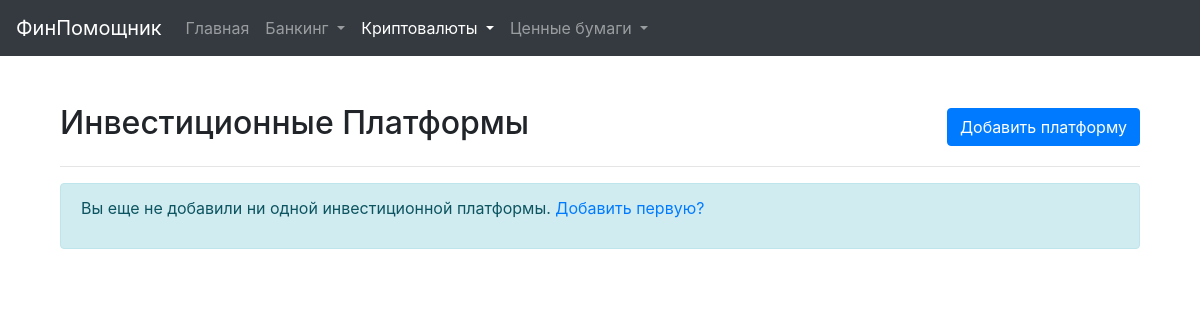
Page /platforms on the earlier database version.
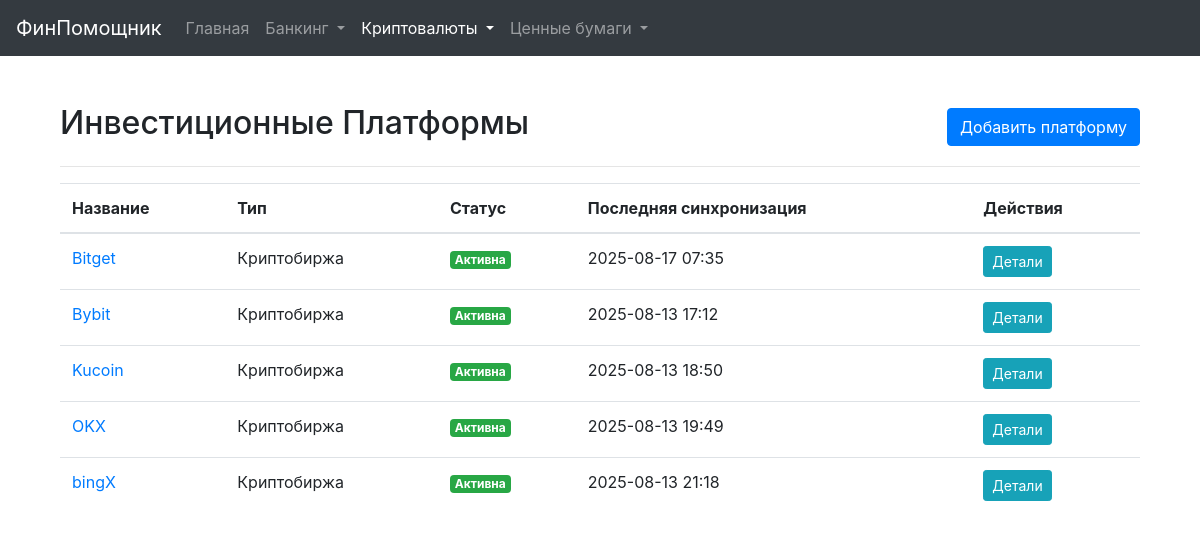
Same page on the later database version.
### models.py (models this page shows, shortened)
class InvestmentPlatform(db.Model):
    id = db.Column(db.Integer, primary_key=True)
    name = db.Column(db.String(128), nullable=False, unique=True)
    platform_type = db.Column(db.String(64), nullable=False)
    is_active = db.Column(db.Boolean, default=True, nullable=False)
    api_key = db.Column(db.String(256))
    api_secret_encrypted = db.Column(db.String(512))
    passphrase_encrypted = db.Column(db.String(512))
    other_credentials_json_encrypted = db.Column(db.Text)
    notes = db.Column(db.Text)
    last_sync_status = db.Column(db.String(128))
    last_synced_at = db.Column(db.DateTime)
    last_tx_synced_at = db.Column(db.DateTime) # Новая колонка для синхронизации транзакций
    manual_earn_balances_json = db.Column(db.Text, default='{}') # Новая колонка для ручных Earn балансов
    assets = db.relationship('InvestmentAsset', back_populates='platform', cascade="all, delete-orphan", lazy='dynamic')
    transactions = db.relationship('Transaction', back_populates='platform', cascade="all, delete-orphan", lazy='dynamic')
    @property
    def api_secret(self):
        return decrypt_data(self.api_secret_encrypted)
    @property
    def passphrase(self):
        return decrypt_data(self.passphrase_encrypted)
    @property
    def other_credentials_json(self):
        return decrypt_data(self.other_credentials_json_encrypted)
    @property
    def platform_type_display(self):
        types = {
            'crypto_exchange': 'Криптобиржа',
            'stock_broker': 'Брокер',
            'bank': 'Банк',
        }
        return types.get(self.platform_type, 'Другое')

### main_routes.py (the view)
@main_bp.route('/platforms')
def ui_investment_platforms():
    platforms = InvestmentPlatform.query.filter_by(platform_type='crypto_exchange').order_by(InvestmentPlatform.name).all()
    return render_template('investment_platforms.html', platforms=platforms)

### templates/investment_platforms.html (shortened to what this page needs)
{% extends "base.html" %}
{% block content %}
<div class="container mt-4">
    <div class="d-flex justify-content-between align-items-center mb-3">
        <h2>Инвестиционные Платформы</h2>
        <a href="{{ url_for('main.ui_add_investment_platform_form') }}" class="btn btn-primary">Добавить платформу</a>
    </div>
    <hr>
    {% if platforms %}
    <div class="table-responsive">
        <table class="table table-hover">
            <thead>
                <tr>
                    <th>Название</th>
                    <th>Тип</th>
                    <th>Статус</th>
                    <th>Последняя синхронизация</th>
                    <th>Действия</th>
                </tr>
            </thead>
            <tbody>
                {% for platform in platforms %}
                <tr>
                    <td><a href="{{ url_for('main.ui_investment_platform_detail', platform_id=platform.id) }}">{{ platform.name }}</a></td>
                    <td>
                        {{ platform.platform_type_display }}
                    </td>
                    <td>
                        {% if platform.is_active %}
                            <span class="badge badge-success">Активна</span>
                        {% else %}
                            <span class="badge badge-secondary">Неактивна</span>
                        {% endif %}
                    </td>
                    <td>{{ platform.last_synced_at.strftime('%Y-%m-%d %H:%M') if platform.last_synced_at else 'Никогда' }}</td>
                    <td>
                        <a href="{{ url_for('main.ui_investment_platform_detail', platform_id=platform.id) }}" class="btn btn-sm btn-info">Детали</a>
                    </td>
                </tr>
                {% endfor %}
            </tbody>
        </table>
    </div>
    {% else %}
    <div class="alert alert-info">
        <p>Вы еще не добавили ни одной инвестиционной платформы. <a href="{{ url_for('main.ui_add_investment_platform_form') }}">Добавить первую?</a></p>
    </div>
    {% endif %}
</div>
{% endblock %}

Differences in the rows shown:
added InvestmentPlatform: name "Bitget", platform_type_display "Криптобиржа", is_active "Активна", last_synced_at "2025-08-17 07:35"
added InvestmentPlatform: name "Bybit", platform_type_display "Криптобиржа", is_active "Активна", last_synced_at "2025-08-13 17:12"
added InvestmentPlatform: name "Kucoin", platform_type_display "Криптобиржа", is_active "Активна", last_synced_at "2025-08-13 18:50"
added InvestmentPlatform: name "OKX", platform_type_display "Криптобиржа", is_active "Активна", last_synced_at "2025-08-13 19:49"
added InvestmentPlatform: name "bingX", platform_type_display "Криптобиржа", is_active "Активна", last_synced_at "2025-08-13 21:18"
Other differences:
text no longer shown: "Вы еще не добавили ни одной инвестиционной платформы. Добавить первую?"
text now shown: "Название Тип Статус Последняя синхронизация Действия"
